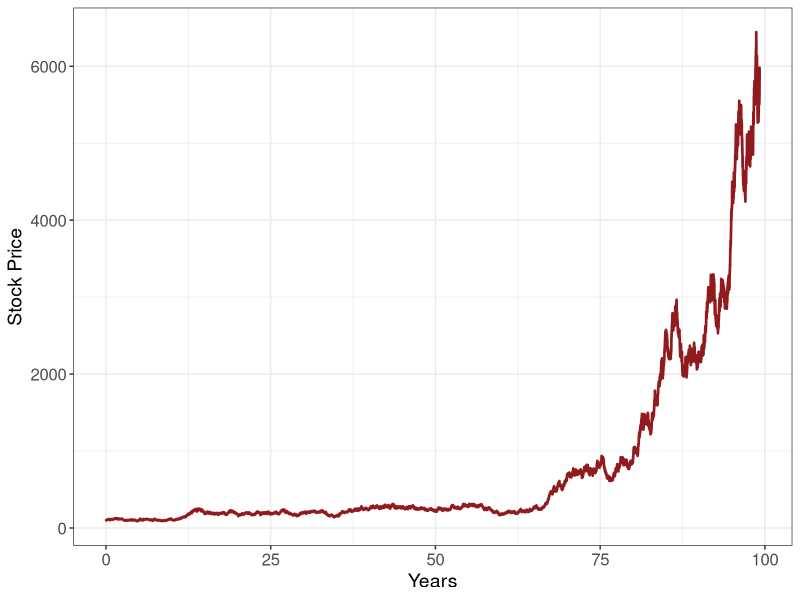

Recreate this plot in R.
# BS Simulation


setwd("C:/Users/youss/OneDrive - University of Copenhagen/Master's Thesis/Experimentation")

# ---- Parameters ----
n <- 25000
dt <- 1/252
mu_true <- 0.05
sigma_true <- 0.15
S0 <- 100

# ---- Simulation (exact GBM) ----
simulate_BS <- function(n, mu, sigma, S0, dt) {
  Z   <- rnorm(n)
  inc <- (mu - 0.5 * sigma^2) * dt + sigma * sqrt(dt) * Z
  logS <- c(log(S0), log(S0) + cumsum(inc))
  exp(logS)
}

# ---- Log-likelihood (log-returns) ----
BS_loglik <- function(params, S, dt) {
  mu <- params[1]
  sigma <- exp(params[2])
  R <- diff(log(S))
  mean_R <- (mu - 0.5 * sigma^2) * dt
  var_R  <- sigma^2 * dt
  ll <- sum(dnorm(R, mean = mean_R, sd = sqrt(var_R), log = TRUE))
  return(-ll)
}

# ---- Fit (nlm) ----
fit_BS <- function(S, dt) {
  init_params <- c(mu_true, log(sigma_true))
  result <- nlm(f = BS_loglik, p = init_params, S = S, dt = dt, print.level = 0)
  return(c(result$estimate[1], exp(result$estimate[2])))
}

# ---- Simulations ----
num_simulations <- 1

simulated_series_BS <- vector("list", num_simulations)
fitted_params_BS <- matrix(NA, nrow = num_simulations, ncol = 2)

for (i in 1:num_simulations) {
  set.seed(i)
  simulated_series_BS[[i]] <- simulate_BS(n, mu_true, sigma_true, S0, dt)
  fitted_params_BS[i, ] <- fit_BS(simulated_series_BS[[i]], dt)
}

BSFit <- numeric(2)
for (i in 1:2){
  BSFit[i] <- mean(fitted_params_BS[, i])
}

colnames(fitted_params_BS) <- c("mu", "sigma")
print(colMeans(fitted_params_BS))

save(fitted_params_BS, file = "fitted_params_BS.RData")

# ---- Plot one path ----
S <- simulated_series_BS[[1]]
t_years <- (0:(length(S)-1)) * dt

op <- options(scipen = 999)

library(ggplot2)

df <- data.frame(Years = t_years, StockPrice = S)

ggplot(df, aes(x = Years, y = StockPrice)) +
  geom_line(linewidth = 0.9, color = "#901a1E") +
  labs(x = "Years", y = "Stock Price") +
  theme_bw() +
  theme(
    axis.title.x = element_text(size = 14, face = "plain"),
    axis.title.y = element_text(size = 14, face = "plain"),
    axis.text.x  = element_text(size = 12),
    axis.text.y  = element_text(size = 12)
  )

options(op)
